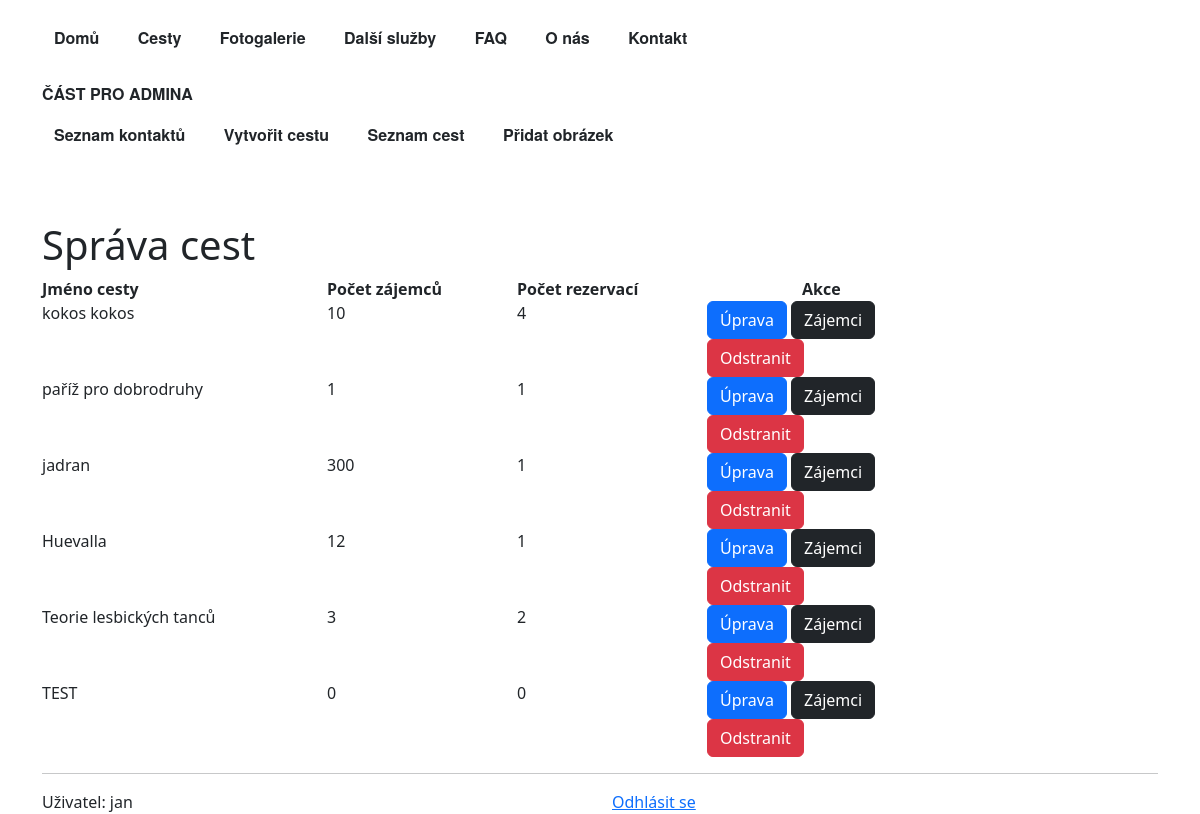
The app's page /webapp/trip-list/ (signed in), older data.
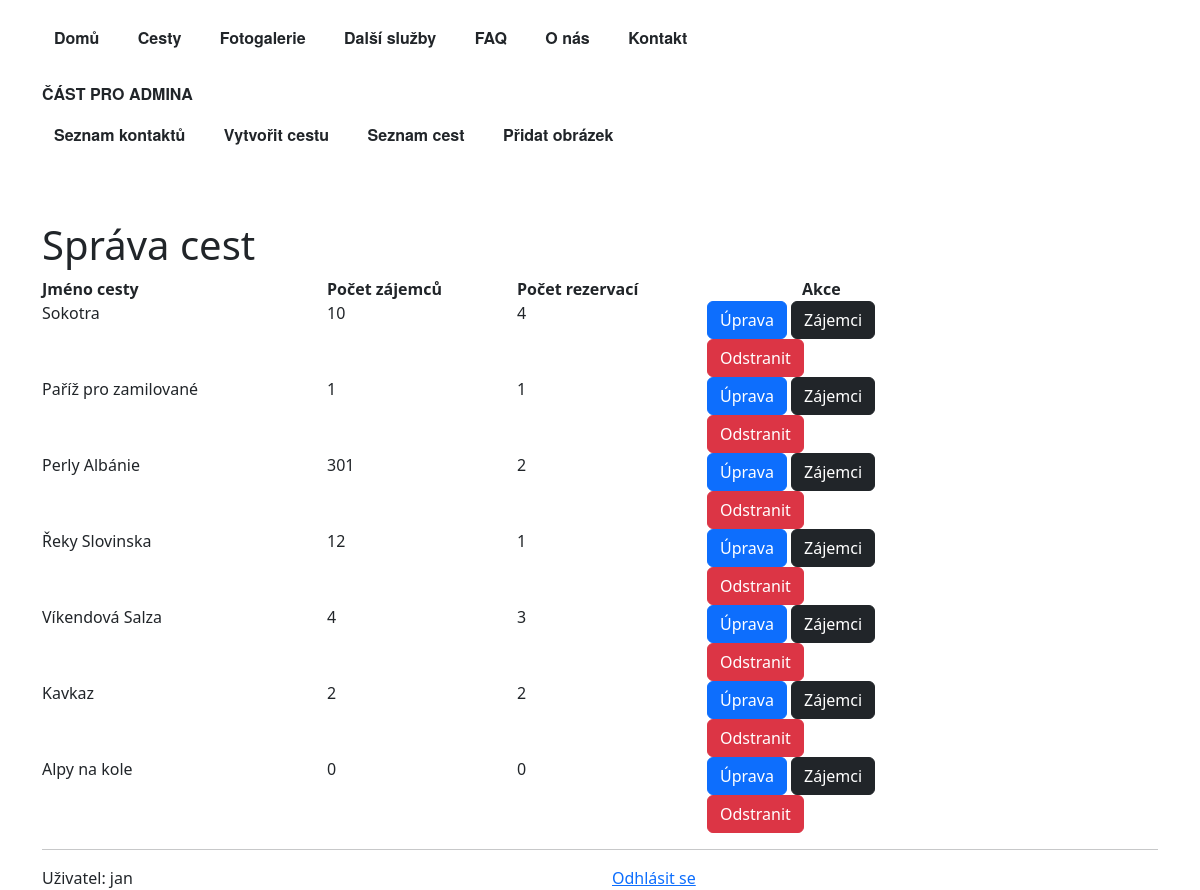
The same page, newer data.
### webapp/models.py (models this page shows, shortened)
class Trip(models.Model):
    trip_id = models.AutoField(primary_key=True)
    trip_name = models.CharField(max_length=256)
    trip_short_description = models.TextField(null=True, blank=True)
    trip_description = models.TextField(null=True, blank=True)
    start_time = models.CharField(null=True, blank=True, max_length=30) #not date field at the clients request
    end_time = models.CharField(null=True, blank=True, max_length=30) #vague dates preferred - start of june
    price = models.IntegerField(null=True, blank=True)
    image = models.ImageField(upload_to='', null=True, blank=True)
    thumbnail = models.ImageField(upload_to='', null=True, blank=True)
    @property
    def customer_count(self):
        return sum((number.customer_count or 1) for number in self.customer_trip.all())
    @property
    def reservation_count(self):
        return self.customer_trip.all().count()

class Customer(models.Model):
    customer_id = models.AutoField(primary_key=True)
    customer_first_name = models.CharField(max_length=64)
    customer_last_name = models.CharField(max_length=64)
    customer_count = models.PositiveIntegerField(default=1, validators=[MaxValueValidator(30)],)
    customer_email = models.EmailField(null=True, blank=True)
    customer_phone = models.CharField(max_length=14, null=True, blank=True, validators=[MinLengthValidator(9)])
    customer_message = models.TextField(null=True, blank=True)
    customer_trip = models.ForeignKey('Trip', on_delete=models.CASCADE,
                                      null=True, blank=True, related_name='customer_trip')
    created = models.DateTimeField(auto_now_add=True)
    objects = CustomerManager()

### webapp/views.py (the view)
# urls.py: path("trip-list/", TripListingView.as_view(), name="trip_list"),
class TripListingView(LoginRequiredMixin, ListView):
    template_name= "trip_list.html"
    model = Trip
    def get_context_data(self, *, object_list=None, **kwargs):
        context = super().get_context_data(object_list=object_list, **kwargs)
        context["customers"] = Customer.objects.all()
        return context

### webapp/models.py (called while the page is built)
    def get_queryset(self):
        return CustomerQuerySet(self.model, using=self._db)

### webapp/templates/trip_list.html (shortened to what this page needs)
{% extends "base_with_bootstrap.html" %}
{% load bootstrap5 %}
{% block hlavni_nadpis %} Správa cest{% endblock %}
{% block content %}
    <div class="row">
        <div class="col-3"><b>Jméno cesty</b></div>
        <div class="col-2"><b>Počet zájemců</b></div>
        <div class="col-2"><b>Počet rezervací</b></div>
        <div class="col-2 offset-1"><b>Akce</b></div>
    </div>
    {% for trip in object_list%}
    <div class="row">
        <div class="col-3">{{trip.trip_name}}</div>
        <div class="col-2">{{trip.customer_count}}</div>
        <div class="col-2">{{trip.reservation_count}}</div>
         <div class="col-3">
            <a href="{% url 'webapp:trip_update' trip.pk %}" class="btn btn-primary"> Úprava </a>
             <a href="{% url 'webapp:trip_detail_admin' trip.pk %}" class=" btn btn-dark"> Zájemci </a>
             <a href="{% url 'webapp:trip_delete' trip.pk %}" class=" btn btn-danger"> Odstranit </a>
         </div>
    </div>
    {% endfor %}
{% endblock %}

Row changes from the older to the newer data that the page shows:
changed Trip: trip_name "kokos kokos" → "Sokotra"
changed Trip: trip_name "paříž pro dobrodruhy" → "Paříž pro zamilované"
changed Trip: trip_name "jadran" → "Perly Albánie"; customer_count "300" → "301"; reservation_count "1" → "2"
changed Trip: trip_name "Huevalla" → "Řeky Slovinska"
changed Trip: trip_name "Teorie lesbických tanců" → "Víkendová Salza"; customer_count "3" → "4"; reservation_count "2" → "3"
changed Trip: trip_name "TEST" → "Kavkaz"; customer_count "0" → "2"; reservation_count "0" → "2"
added Trip: trip_name "Alpy na kole", customer_count "0", reservation_count "0"
